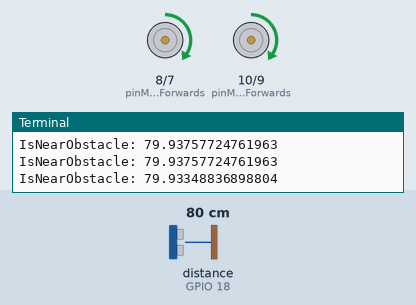
Simulated run of this program. Board: Raspberry Pi (BCM pin numbers). Parts: motor-driver pin pairs drawn as motors (green arrow = first pin HIGH = forward, orange = second pin HIGH = backward, longer = more drive), the last lines printed to the terminal. Inputs (shaded band) come from the test bench; at power-on: distance to the obstacle (sensor on GPIO 18) 80 cm. The echo pulse lasts 58.3 µs per cm; the clock reads 2024-03-15 10:24:30 at power-on unless the program sets it.

Above: at 1.3 s.
1.4 s: distance to the obstacle (sensor on GPIO 18) set to 17 cm
2.9 s: distance to the obstacle (sensor on GPIO 18) set to 14 cm
At 4.0 s:
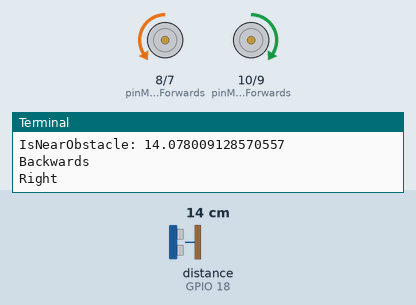
5.9 s: distance to the obstacle (sensor on GPIO 18) set to 18 cm
At 6.7 s:
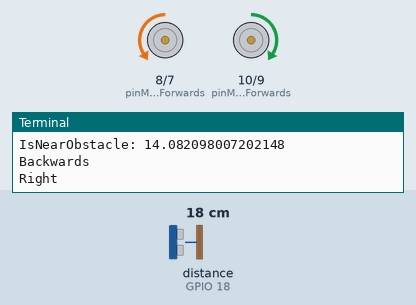
7.7 s: distance to the obstacle (sensor on GPIO 18) set to 2 cm
At 8.1 s:
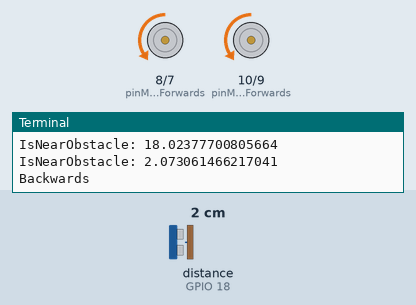
Timing chart, 0 to 11.7 s (numbered marks = the images above; inputs shaded):
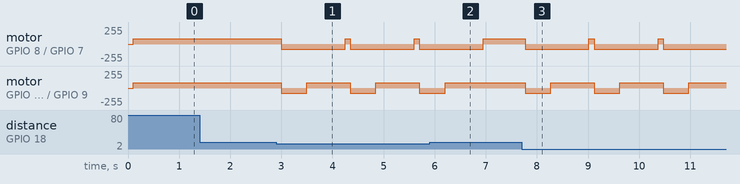

The program:

9-avoidance.py
```python
# CamJam EduKit 3 - Robotics
# Worksheet 9 - Obstacle Avoidance

import RPi.GPIO as GPIO  # Import the GPIO Library
import time  # Import the Time library

# Set the GPIO modes
GPIO.setmode(GPIO.BCM)
GPIO.setwarnings(False)

# Set variables for the GPIO motor pins
pinMotorAForwards = 10
pinMotorABackwards = 9
pinMotorBForwards = 8
pinMotorBBackwards = 7
# Define GPIO pins to use on the Pi
pinTrigger = 17
pinEcho = 18

# How many times to turn the pin on and off each second
Frequency = 20
# How long the pin stays on each cycle, as a percent
DutyCycleA = 30
DutyCycleB = 30
# Setting the duty cycle to 0 means the motors will not turn
Stop = 0

# Set the GPIO Pin mode to be Output
GPIO.setup(pinMotorAForwards, GPIO.OUT)
GPIO.setup(pinMotorABackwards, GPIO.OUT)
GPIO.setup(pinMotorBForwards, GPIO.OUT)
GPIO.setup(pinMotorBBackwards, GPIO.OUT)
# Set pins as output and input
GPIO.setup(pinTrigger, GPIO.OUT)  # Trigger
GPIO.setup(pinEcho, GPIO.IN)  # Echo

# Distance Variables
hownear = 15.0
reversetime = 0.5
turntime = 0.75

# Set the GPIO to software PWM at 'Frequency' Hertz
pwmMotorAForwards = GPIO.PWM(pinMotorAForwards, Frequency)
pwmMotorABackwards = GPIO.PWM(pinMotorABackwards, Frequency)
pwmMotorBForwards = GPIO.PWM(pinMotorBForwards, Frequency)
pwmMotorBBackwards = GPIO.PWM(pinMotorBBackwards, Frequency)

# Start the software PWM with a duty cycle of 0 (i.e. not moving)
pwmMotorAForwards.start(Stop)
pwmMotorABackwards.start(Stop)
pwmMotorBForwards.start(Stop)
pwmMotorBBackwards.start(Stop)


# Turn all motors off
def stopmotors():
    pwmMotorAForwards.ChangeDutyCycle(Stop)
    pwmMotorABackwards.ChangeDutyCycle(Stop)
    pwmMotorBForwards.ChangeDutyCycle(Stop)
    pwmMotorBBackwards.ChangeDutyCycle(Stop)


# Turn both motors forwards
def forwards():
    pwmMotorAForwards.ChangeDutyCycle(DutyCycleA)
    pwmMotorABackwards.ChangeDutyCycle(Stop)
    pwmMotorBForwards.ChangeDutyCycle(DutyCycleB)
    pwmMotorBBackwards.ChangeDutyCycle(Stop)


# Turn both motors backwards
def backwards():
    pwmMotorAForwards.ChangeDutyCycle(Stop)
    pwmMotorABackwards.ChangeDutyCycle(DutyCycleA)
    pwmMotorBForwards.ChangeDutyCycle(Stop)
    pwmMotorBBackwards.ChangeDutyCycle(DutyCycleB)


# Turn left
def left():
    pwmMotorAForwards.ChangeDutyCycle(Stop)
    pwmMotorABackwards.ChangeDutyCycle(DutyCycleA)
    pwmMotorBForwards.ChangeDutyCycle(DutyCycleB)
    pwmMotorBBackwards.ChangeDutyCycle(Stop)


# Turn Right
def right():
    pwmMotorAForwards.ChangeDutyCycle(DutyCycleA)
    pwmMotorABackwards.ChangeDutyCycle(Stop)
    pwmMotorBForwards.ChangeDutyCycle(Stop)
    pwmMotorBBackwards.ChangeDutyCycle(DutyCycleB)


# Take a distance measurement
def measure():
    GPIO.output(pinTrigger, True)
    time.sleep(0.00001)
    GPIO.output(pinTrigger, False)
    starttime = time.time()
    stoptime = starttime

    while GPIO.input(pinEcho) == 0:
        starttime = time.time()
        stoptime = starttime

    while GPIO.input(pinEcho) == 1:
        stoptime = time.time()
        # If the sensor is too close to an object, the Pi cannot
        # see the echo quickly enough, so we have to detect that
        # problem and say what has happened.
        if stoptime - starttime >= 0.04:
            print("Hold on there!  You're too close for me to see.")
            stoptime = starttime
            break

    elapsedtime = stoptime - starttime
    distance = (elapsedtime * 34300) / 2

    return distance


# Return True if the ultrasonic sensor sees an obstacle
def isnearobstacle(localhownear):
    distance = measure()

    print("IsNearObstacle: " + str(distance))
    if distance < localhownear:
        return True
    else:
        return False


# Move back a little, then turn right
def avoidobstacle():
    # Back off a little
    print("Backwards")
    backwards()
    time.sleep(reversetime)
    stopmotors()

    # Turn right
    print("Right")
    right()
    time.sleep(turntime)
    stopmotors()


# Your code to control the robot goes below this line
try:
    # Set trigger to False (Low)
    GPIO.output(pinTrigger, False)

    # Allow module to settle
    time.sleep(0.1)

    # repeat the next indented block forever
    while True:
        forwards()
        time.sleep(0.1)
        if isnearobstacle(hownear):
            stopmotors()
            avoidobstacle()

# If you press CTRL+C, cleanup and stop
except KeyboardInterrupt:
    GPIO.cleanup()
```

Measured:
- the behaviour switches between 16 and 15 cm on distance to the obstacle (sensor on GPIO 18) (found by bisection; images 0 and 1)
- after the input at 2.9 s, motor on GPIO 8 (pinMotorBForwards) / GPIO 7 (pinMotorBBackwards): alternates forward 77/255 for 0.10 s and backward 77/255 for 1.3 s, starting after 0.10 s; motor on GPIO 10 (pinMotorAForwards) / GPIO 9 (pinMotorABackwards): alternates forward 77/255 for 0.85 s and backward 77/255 for 0.50 s, starting after 0.10 s
- after the input at 5.9 s, motor on GPIO 8 (pinMotorBForwards) / GPIO 7 (pinMotorBBackwards): goes on until 7.0 s, then stays forward 77/255; motor on GPIO 10 (pinMotorAForwards) / GPIO 9 (pinMotorABackwards): goes on until 6.2 s, then stays forward 77/255
- after the input at 7.7 s, motor on GPIO 8 (pinMotorBForwards) / GPIO 7 (pinMotorBBackwards): alternates forward 77/255 for 0.10 s and backward 77/255 for 1.3 s, starting after 0.07 s; motor on GPIO 10 (pinMotorAForwards) / GPIO 9 (pinMotorABackwards): alternates forward 77/255 for 0.85 s and backward 77/255 for 0.50 s, starting after 0.07 s
